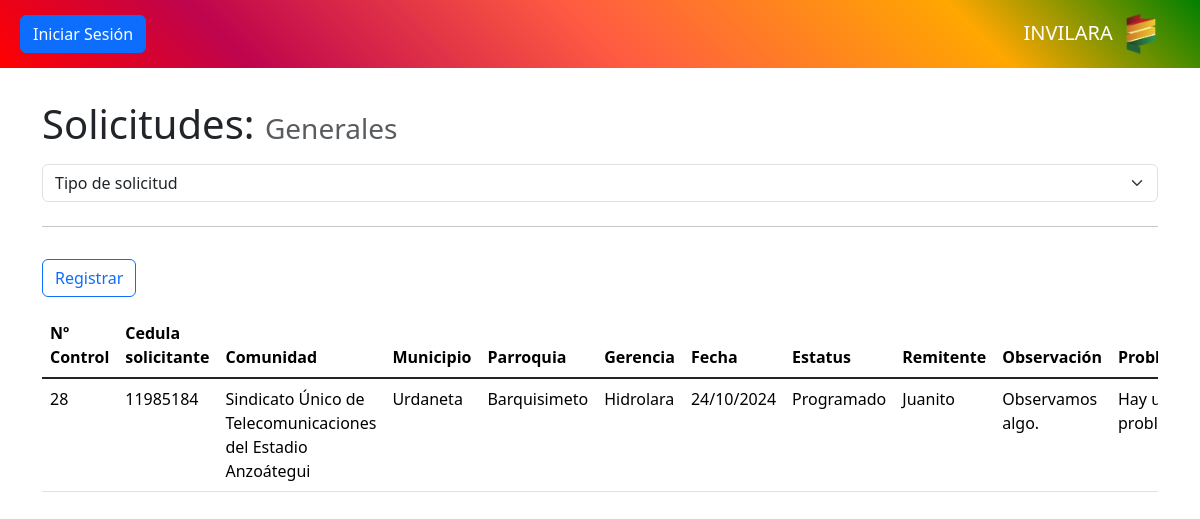
Page /controlador/solicitud.php on the committed database.
### tables this page shows
CREATE TABLE `solicitud` (
  `id` varchar(30) NOT NULL,
  `id_comunidad` int DEFAULT NULL,
  `id_asignacion` int DEFAULT NULL,
  `id_institucion` int DEFAULT NULL,
  `id_parroquia` int DEFAULT NULL,
  `cedula_solicitante` int DEFAULT NULL,
  `tipo_solicitud` int DEFAULT NULL,
  `fecha` date DEFAULT NULL,
  `observacion` varchar(300) DEFAULT NULL,
  `problematica` varchar(300) DEFAULT NULL,
  PRIMARY KEY (`id`),
  KEY `solicitud_comunidad_fk` (`id_comunidad`),
  KEY `solicitud_institucion_fk` (`id_institucion`),
  KEY `solicitud_asignacion_FK` (`id_asignacion`),
  KEY `solicitud_solicitante_FK` (`cedula_solicitante`),
  KEY `solicitud_tipo_solicitud_FK` (`tipo_solicitud`),
  KEY `solicitud_parroquia_FK` (`id_parroquia`),
  CONSTRAINT `solicitud_asignacion_FK` FOREIGN KEY (`id_asignacion`) REFERENCES `asignacion` (`id`) ON DELETE CASCADE ON UPDATE CASCADE,
  CONSTRAINT `solicitud_comunidad_fk` FOREIGN KEY (`id_comunidad`) REFERENCES `comunidad` (`id`) ON DELETE SET NULL ON UPDATE CASCADE,
  CONSTRAINT `solicitud_institucion_fk` FOREIGN KEY (`id_institucion`) REFERENCES `institucion` (`id`) ON DELETE SET NULL ON UPDATE CASCADE,
  CONSTRAINT `solicitud_parroquia_FK` FOREIGN KEY (`id_parroquia`) REFERENCES `parroquia` (`id`) ON DELETE SET NULL ON UPDATE CASCADE,
  CONSTRAINT `solicitud_solicitante_FK` FOREIGN KEY (`cedula_solicitante`) REFERENCES `solicitante` (`cedula`) ON DELETE SET NULL ON UPDATE CASCADE,
  CONSTRAINT `solicitud_tipo_solicitud_FK` FOREIGN KEY (`tipo_solicitud`) REFERENCES `tipo_solicitud` (`id`) ON DELETE SET NULL ON UPDATE CASCADE
);

CREATE TABLE `comunidad` (
  `id` int NOT NULL AUTO_INCREMENT,
  `tipo` varchar(30) DEFAULT NULL,
  `nombre` varchar(200) DEFAULT NULL,
  `direccion` varchar(200) DEFAULT NULL,
  `representante` varchar(100) DEFAULT NULL,
  `rif` int DEFAULT NULL,
  `ambito` varchar(100) DEFAULT NULL,
  PRIMARY KEY (`id`) USING BTREE
);

CREATE TABLE `municipio` (
  `id` int NOT NULL AUTO_INCREMENT,
  `nombre` varchar(100) DEFAULT NULL,
  PRIMARY KEY (`id`)
);

CREATE TABLE `parroquia` (
  `id` int NOT NULL AUTO_INCREMENT,
  `id_municipio` int DEFAULT NULL,
  `nombre` varchar(100) DEFAULT NULL,
  PRIMARY KEY (`id`) USING BTREE,
  KEY `parroquia_municipio_FK` (`id_municipio`),
  CONSTRAINT `parroquia_municipio_FK` FOREIGN KEY (`id_municipio`) REFERENCES `municipio` (`id`) ON DELETE SET NULL ON UPDATE CASCADE
);

CREATE TABLE `gerencia` (
  `id` int NOT NULL AUTO_INCREMENT,
  `cedula_gerente` int DEFAULT NULL,
  `nombre` varchar(200) DEFAULT NULL,
  `direccion` varchar(200) DEFAULT NULL,
  PRIMARY KEY (`id`) USING BTREE,
  KEY `gerencia_gerente_FK` (`cedula_gerente`),
  CONSTRAINT `gerencia_gerente_FK` FOREIGN KEY (`cedula_gerente`) REFERENCES `gerente` (`cedula`) ON DELETE SET NULL ON UPDATE CASCADE
);

CREATE TABLE `asignacion` (
  `id` int NOT NULL AUTO_INCREMENT,
  `id_gerencia` int DEFAULT NULL,
  `remitente` varchar(100) DEFAULT NULL,
  `estatus` varchar(100) DEFAULT NULL,
  PRIMARY KEY (`id`),
  KEY `asignacion_gerencia_FK` (`id_gerencia`),
  CONSTRAINT `asignacion_gerencia_FK` FOREIGN KEY (`id_gerencia`) REFERENCES `gerencia` (`id`) ON DELETE SET NULL ON UPDATE CASCADE
);

### controlador/solicitud.php (called while the page is built, shortened)
<?php
require_once "modelo/solicitud.php";
$modelo = new Solicitud();
$tipo_solicitud = isset($_GET["tipo"]) ? $_GET["tipo"] : "1";
switch ($tipo_solicitud) {
    case "1":
        $tipo_solicitud_nombre = "Generales";
        break;
}
require_once "modelo/parroquia.php";
$datos = $modelo->consultar();
require_once "vista/solicitud.php";
?>

### modelo/base_datos.php (called while the page is built)
<?php
class BaseDatos
{
    private $host = "localhost";
    private $dbname = "invilara";
    private $usuario = "root";
    private $contrasena = "";
    public function conexion()
    {
        $dsn = "mysql" . ":" . "host=" . $this->host . ";" . "dbname=" . $this->dbname . ";";
        $pdo = new PDO($dsn, $this->usuario, $this->contrasena);
        $pdo->setAttribute(PDO::ATTR_ERRMODE, PDO::ERRMODE_EXCEPTION);
        return $pdo;
    }
}
?>

### modelo/solicitud.php (called while the page is built, shortened)
<?php
require_once "modelo/base_datos.php";
class Solicitud extends BaseDatos
{
    private $tabla = "solicitud";
    private $tipo_solicitud;
    public function set_tipo_solicitud($valor)
    {
        $this->tipo_solicitud = $valor;
    }
    public function consultar()
    {
        $stmt = $this->conexion()->query(
            "SELECT
                {$this->tabla}.*,
                asignacion.id_gerencia,
                asignacion.estatus,
                asignacion.remitente,
                comunidad.nombre AS nombre_comunidad,
                municipio.nombre AS nombre_municipio,
                parroquia.nombre AS nombre_parroquia,
                institucion.nombre AS nombre_institucion,
                gerencia.nombre AS nombre_gerencia
            FROM
                {$this->tabla}
            LEFT JOIN
                parroquia ON {$this->tabla}.id_parroquia = parroquia.id
            LEFT JOIN
                municipio ON parroquia.id_municipio = municipio.id
            LEFT JOIN
                comunidad ON {$this->tabla}.id_comunidad = comunidad.id
            LEFT JOIN
                institucion ON {$this->tabla}.id_institucion = institucion.id
            LEFT JOIN
                asignacion ON {$this->tabla}.id_asignacion = asignacion.id
            LEFT JOIN
                gerencia ON asignacion.id_gerencia = gerencia.id
            WHERE
                tipo_solicitud='{$this->tipo_solicitud}'"
        );
        $datos = $stmt->fetchAll(PDO::FETCH_ASSOC);
        return $datos;
    }
}
?>

### vista/solicitud.php (the view, shortened to what this page needs)
<?php require_once "vista/componentes/encabezado.php"; ?>
<?php require_once "vista/componentes/barra.php"; ?>
<main class="container" id="crud">
	<h1>
		Solicitudes: <small class="text-muted fs-3"><?php echo $tipo_solicitud_nombre; ?></small>
	</h1>
	<div class="row">
		<label>
			<select class="form-select my-2" id="tipo-solicitud">
				<option disabled hidden selected>Tipo de solicitud</option>
			</select>
		</label>
	</div>
	<hr>
	<button class="btn btn-outline-primary my-3 me-3" value="insertar">Registrar</button>
	<div class="table-responsive">
		<table class="table table-hover">
			<thead>
				<tr>
					<th>Nº Control</th>
					<?php if ($tipo_solicitud == "1" || $tipo_solicitud == "2"): ?>
						<th>Cedula solicitante</th>
					<?php elseif ($tipo_solicitud == "3"): ?>
						<th>Institución</th>
					<?php endif ?>
					<th>Comunidad</th>
					<th>Municipio</th>
					<th>Parroquia</th>
					<th>Gerencia</th>
					<th>Fecha</th>
					<th>Estatus</th>
					<th>Remitente</th>
					<th>Observación</th>
					<th>Problematica</th>
				</tr>
			</thead>
			<tbody class="table-group-divider">
				<?php foreach ($datos as $d): ?>
					<tr>
						<td><?php echo $d["id"]; ?></td>
						<?php if ($tipo_solicitud == "1" || $tipo_solicitud == "2"): ?>
							<td><?php echo $d["cedula_solicitante"]; ?></td>
						<?php elseif ($tipo_solicitud == "3"): ?>
							<td><?php echo $d["nombre_institucion"]; ?></td>
						<?php endif ?>
						<td><?php echo $d["nombre_comunidad"]; ?></td>
						<td><?php echo $d["nombre_municipio"]; ?></td>
						<td><?php echo $d["nombre_parroquia"]; ?></td>
						<td><?php echo $d["nombre_gerencia"]; ?></td>
						<td><?php echo date("d/m/Y", strtotime($d["fecha"])); ?></td>
						<td><?php echo $d["estatus"]; ?></td>
						<td><?php echo $d["remitente"]; ?></td>
						<td><?php echo $d["observacion"]; ?></td>
						<td><?php echo $d["problematica"]; ?></td>
					</tr>
				<?php endforeach ?>
			</tbody>
		</table>
	</div>
</main>

### vista/componentes/encabezado.php (shortened to what this page needs)
<!DOCTYPE html>
<html lang="es" data-bs-theme="light">
<head>
    <link rel="stylesheet" href="librerias/bootstrap/bootstrap.min.css">
    <link rel="stylesheet" href="recursos/css/styles.css">
</head>
<body>

### vista/componentes/barra.php (shortened to what this page needs)
<nav data-bs-theme="dark" class="navbar fixed-top inv-gradient">
    <div class="container-fluid mx-2">
        <?php if ($rol == "usuario"): ?>
            <button class="navbar-toggler" data-bs-toggle="offcanvas" data-bs-target="#barra-lateral">
                <span class="navbar-toggler-icon"></span>
            </button>
            <aside class="offcanvas offcanvas-start inv-gradient" tabindex="-1" id="barra-lateral">
                <header class="offcanvas-header">
                    <h5 class="offcanvas-title">Menu</h5>
                    <button class="btn-close" data-bs-dismiss="offcanvas"></button>
                </header>
                <div data-bs-theme="light" class="offcanvas-body">
                    <article class="list-group">
                        <a class="list-group-item list-group-item-action" href="?pagina=principal">
                            Inicio
                        </a>
                        <a class="list-group-item list-group-item-action" href="?pagina=salir">
                            Cerrar sesión
                        </a>
                    </article>
                    <hr>
                    <article class="list-group">
                        <a class="list-group-item list-group-item-action" href="?pagina=municipio">
                            Municipios
                        </a>
                        <a class="list-group-item list-group-item-action" href="?pagina=parroquia">
                            Parroquias
                        </a>
                        <a class="list-group-item list-group-item-action" href="?pagina=solicitante">
                            Solicitantes
                        </a>
                        <a class="list-group-item list-group-item-action" href="?pagina=comunidad">
                            Comunidades
                        </a>
                        <a class="list-group-item list-group-item-action" href="?pagina=institucion">
                            Instituciones
                        </a>
                        <a class="list-group-item list-group-item-action" href="?pagina=gerencia">
                            Gerencias
                        </a>
                        <a class="list-group-item list-group-item-action" href="?pagina=gerente">
                            Gerentes
                        </a>
                        <a class="list-group-item list-group-item-action" href="?pagina=director">
                            Directores
                        </a>
                    </article>
                    <hr>
                    <article class="list-group">
                        <button data-bs-toggle="collapse" data-bs-target="#solicitudes"
                            class="list-group-item list-group-item-action active text-center fs-5">
                            Solicitudes
                        </button>
                        <section class="collapse" id="solicitudes">
                            <div class="list-group list-group-flush">
                                <a class="list-group-item list-group-item-action" href="?pagina=solicitud">
                                    Generales
                                </a>
                            </div>
                        </section>
                    </article>
                </div>
            </aside>
        <?php else: ?>
            <a class="btn btn-primary" href="?pagina=inicio_sesion">Iniciar Sesión</a>
        <?php endif ?>
        <div class="navbar-brand">
            INVILARA
            <img src="recursos/img/invilara-logo.png" alt="Logo" class="mx-2" width="30px">
        </div>
    </div>
</nav>

### recursos/css/styles.css (style rules this page uses)
.inv-gradient { background: #c15a00; background: linear-gradient(225deg, green 0%, #ffa701 20%, #ff5c42 50%, #be044d 80%, red 100%); }

### rows in the picture
solicitud: id "28", cedula_solicitante "11985184", id_comunidad.nombre "Sindicato Único de Telecomunicaciones del Estadio Anzoátegui", municipio.nombre "Urdaneta", id_parroquia.nombre "Barquisimeto", gerencia.nombre "Hidrolara", fecha "24/10/2024", id_asignacion.estatus "Programado", id_asignacion.remitente "Juanito", observacion "Observamos algo.", problematica "Hay…"

### other values in the picture
$tipo_solicitud_nombre "Generales"
